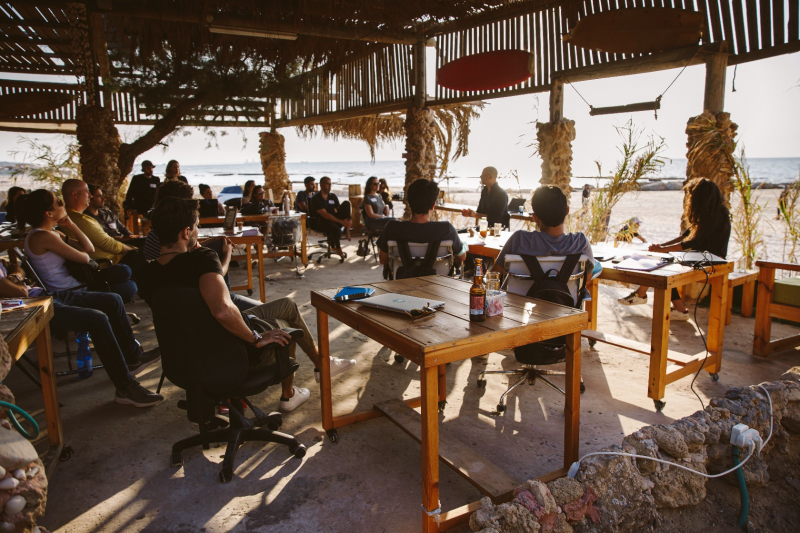
#> input picture content/images/beachub-1.jpeg, 1600 x 1066 px, found by its file name (shown at 1/2 size)
$ python build_media.py --og content/images/beachub-1.jpeg
#> lines starting #> are read from the running program, lines starting #| are printed output that depends on the picture
#!/usr/bin/env python3
"""Generate optimized media for the landing page.

Photos   python3 scripts/build_media.py content/images/food.jpeg [more...]
         -> <name>-1600.jpg, <name>-1600.webp, <name>-800.webp, <name>-400.webp next to the original
Video    python3 scripts/build_media.py --video "content/images/Video HERO.mp4"
         -> content/images/hero.mp4 (muted, bitrate-capped, faststart) + hero-poster.jpg
OG image python3 scripts/build_media.py --og content/images/beachub-1.jpeg
         -> content/images/og-image.jpg (1200x630)
Clip     python3 scripts/build_media.py --clip "content/images/Space/tour.MP4" 9.5 19 space-inside [--pingpong]
         -> content/images/space-inside.mp4 (540 wide, muted, faststart) + space-inside-poster.webp
         (a part of a longer video, for the cards; --pingpong plays it forward then back, so it loops
         without a jump; --clip can repeat)

Requires ffmpeg (for --video) and Pillow with WebP support.
"""
import argparse
import subprocess
from pathlib import Path

from PIL import Image, ImageOps


def run(cmd):
    print("+", " ".join(str(c) for c in cmd))
    subprocess.run(cmd, check=True)


def load(path):
    return ImageOps.exif_transpose(Image.open(path)).convert("RGB")
#> returned value is the input picture: PIL image 1600x1066 RGB; mean R, G, B 105.2, 86.7, 73.3


# [60 lines left out: functions build_photo, build_video, build_clip, not called in this run]


def build_og(src):
    src = Path(src)
    og = ImageOps.fit(load(src), (1200, 630), Image.LANCZOS, centering=(0.5, 0.45))
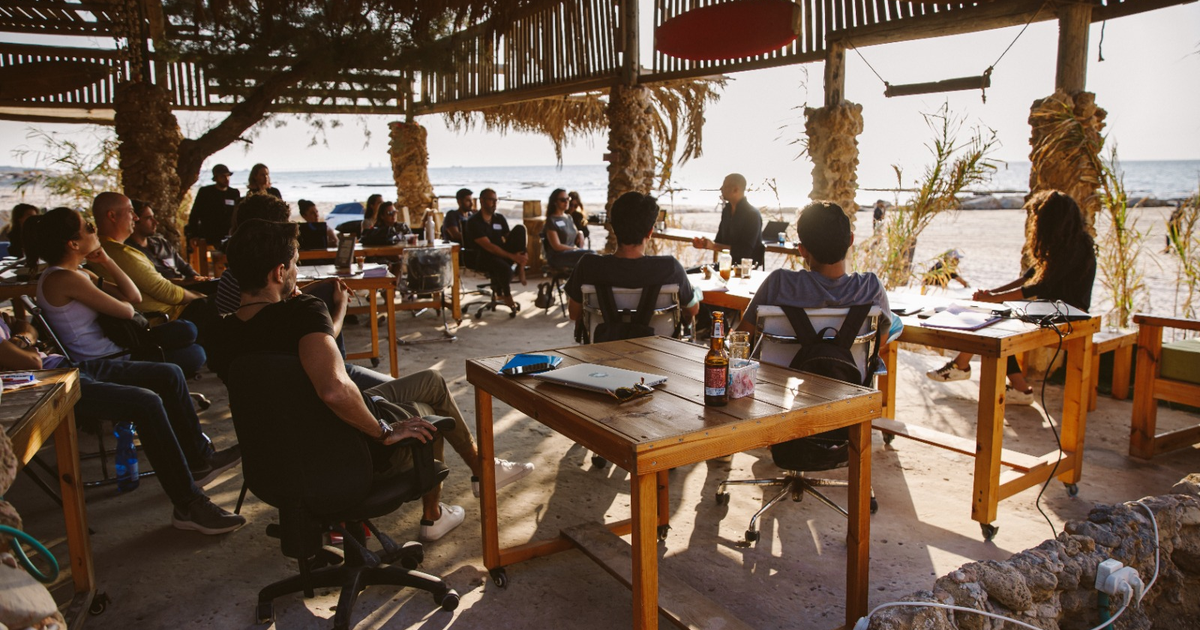
#> og: PIL image 1200x630 RGB; mean R, G, B 114, 95.1, 80.7
    og.save(src.with_name("og-image.jpg"), "JPEG", quality=82, optimize=True, progressive=True)
    print(f"og-image.jpg from {src.name}")


def main():
    ap = argparse.ArgumentParser(description=__doc__, formatter_class=argparse.RawDescriptionHelpFormatter)
    ap.add_argument("photos", nargs="*", help="photo originals to generate variants for")
    ap.add_argument("--video", help="source video for the hero")
    ap.add_argument("--og", help="photo to crop into og-image.jpg")
    ap.add_argument("--clip", nargs=4, action="append", metavar=("SRC", "START", "END", "NAME"),
                    help="cut a part of a video into content/images/NAME.mp4 (repeatable)")
    ap.add_argument("--pingpong", action="store_true", help="clips play forward then back, for a seamless loop")
    args = ap.parse_args()

    for p in args.photos:
        build_photo(p)
    if args.video:
        build_video(args.video)
    if args.og:
        build_og(args.og)
    for src, start, end, name in args.clip or []:
        build_clip(src, start, end, name, args.pingpong)
    if not (args.photos or args.video or args.og or args.clip):
        ap.print_help()


if __name__ == "__main__":
    main()
